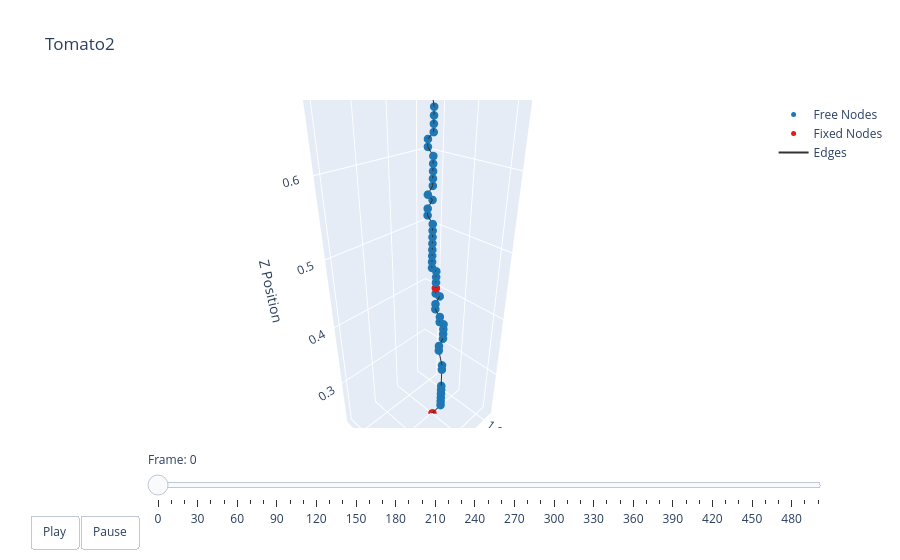

The code cell stored with this chart in its notebook:
### Markdown cell above
### Plotting

### Code cell
t = np.arange(robot.sim_params.total_time, step=robot.sim_params.dt)
options = dismech.AnimationOptions(title='Tomato2', plot_step=10)

fig = dismech.get_interactive_animation_plotly(robot, t, qs , options)
fig.show()

### Figure 1 — Plotly figure (JSON) as saved in the notebook; plotly's stock layout.template omitted (floating-point values rounded to 4 significant figures; data arrays with more than 128 entries replaced by an {"elided": "..."} marker saying what was removed)
{"data": [{"marker": {"color": "#1f78b4", "size": 5}, "mode": "markers", "name": "Free Nodes", "type": "scatter3d", "x": [1.099, 1.099, 1.099, 1.099, 1.1, 1.1, 1.1, 1.1, 1.108, 1.108, 1.1, 1.1, 1.1, 1.1, 1.108, 1.108, 1.108, 1.108, 1.1, 1.108, 1.108, 1.108, 1.108, 1.116, 1.116, 1.116, 1.116, 1.116, 1.116, 1.116, 1.116, 1.116, 1.116, 1.108, 1.116, 1.108, 1.108, 1.108, 1.108, 1.108, 1.108, 1.108, 1.107, 1.107, 1.107, 1.107, 1.115, 1.043, 1.123, 1.043, 1.131, 1.091, 1.051, 1.131, 1.059, 1.083, 1.155, 1.139, 1.139, 1.139, 1.043, 1.051, 1.059, 1.147, 1.035, 1.067, 1.147, 1.139, 1.147, 1.139, 1.187, 1.188, 1.083, 1.091, 1.155, 1.131, 1.171, 1.179, 1.187, 1.179, 1.171, 1.171, 1.203, 1.155, 1.163, 1.163, 1.155, 1.155], "y": [0.01728, 0.01728, 0.01728, 0.01728, 0.01728, 0.01728, 0.01728, 0.01728, 0.01727, 0.01727, 0.01727, 0.01727, 0.01727, 0.01727, 0.01727, 0.01727, 0.009274, 0.009274, 0.009274, 0.009274, 0.009274, 0.009273, 0.009273, 0.009272, 0.009271, 0.00927, 0.009269, 0.009267, 0.009265, 0.009263, 0.00926, 0.001259, 0.001257, 0.001253, 0.00125, 0.001248, 0.001247, 0.001245, 0.001244, 0.001243, -0.006756, -0.006756, 0.001242, 0.001243, 0.001243, 0.001243, 0.001243, 0.01724, 0.009243, 0.01724, -0.01476, 0.009243, 0.01724, 0.01724, 0.01724, 0.01724, 0.01724, 0.02524, 0.03324, -0.03076, 0.02524, 0.02524, 0.03324, -0.03876, 0.03323, 0.04124, -0.07076, -0.05476, -0.04676, -0.03076, -0.00676, 0.00124, 0.05725, 0.06525, -0.07876, -0.05476, -0.05476, -0.04676, -0.03876, -0.01476, -0.006759, 0.001241, -0.04676, -0.01476, -0.006759, 0.01724, 0.02524, 0.03324], "z": [0.2497, 0.2577, 0.2657, 0.2737, 0.2817, 0.2897, 0.3217, 0.3297, 0.3617, 0.3697, 0.3777, 0.3857, 0.3937, 0.4017, 0.4097, 0.4177, 0.4257, 0.4337, 0.4417, 0.4497, 0.4657, 0.4737, 0.4816, 0.4896, 0.4976, 0.5056, 0.5136, 0.5216, 0.5296, 0.5376, 0.5456, 0.5536, 0.5616, 0.5696, 0.5776, 0.5856, 0.5936, 0.6016, 0.6096, 0.6176, 0.6256, 0.6336, 0.6416, 0.6496, 0.6576, 0.6656, 0.6976, 0.6976, 0.7056, 0.7056, 0.7136, 0.7136, 0.7136, 0.7136, 0.7216, 0.7216, 0.7216, 0.7216, 0.7216, 0.7296, 0.7296, 0.7296, 0.7296, 0.7376, 0.7376, 0.7376, 0.7456, 0.7456, 0.7456, 0.7456, 0.7455, 0.7455, 0.7456, 0.7456, 0.7535, 0.7536, 0.7535, 0.7535, 0.7535, 0.7535, 0.7535, 0.7535, 0.7615, 0.7616, 0.7615, 0.7615, 0.7615, 0.7615]}, {"marker": {"color": "#e31a1c", "size": 5}, "mode": "markers", "name": "Fixed Nodes", "type": "scatter3d", "x": [1.099, 1.108], "y": [0.001274, 0.009274], "z": [0.2177, 0.4577]}, {"line": {"color": "#333333", "width": 2}, "mode": "lines", "name": "Edges", "type": "scatter3d", "x": {"elided": "267 float values"}, "y": {"elided": "267 float values"}, "z": {"elided": "267 float values"}}, {"color": "rgba(166, 206, 227, 0.7)", "i": [], "j": [], "k": [], "name": "Faces", "opacity": 0.7, "showscale": false, "type": "mesh3d", "x": [1.099, 1.099, 1.099, 1.099, 1.099, 1.1, 1.1, 1.1, 1.1, 1.108, 1.108, 1.1, 1.1, 1.1, 1.1, 1.108, 1.108, 1.108, 1.108, 1.1, 1.108, 1.108, 1.108, 1.108, 1.108, 1.116, 1.116, 1.116, 1.116, 1.116, 1.116, 1.116, 1.116, 1.116, 1.116, 1.108, 1.116, 1.108, 1.108, 1.108, 1.108, 1.108, 1.108, 1.108, 1.107, 1.107, 1.107, 1.107, 1.115, 1.043, 1.123, 1.043, 1.131, 1.091, 1.051, 1.131, 1.059, 1.083, 1.155, 1.139, 1.139, 1.139, 1.043, 1.051, 1.059, 1.147, 1.035, 1.067, 1.147, 1.139, 1.147, 1.139, 1.187, 1.188, 1.083, 1.091, 1.155, 1.131, 1.171, 1.179, 1.187, 1.179, 1.171, 1.171, 1.203, 1.155, 1.163, 1.163, 1.155, 1.155], "y": [0.001274, 0.01728, 0.01728, 0.01728, 0.01728, 0.01728, 0.01728, 0.01728, 0.01728, 0.01727, 0.01727, 0.01727, 0.01727, 0.01727, 0.01727, 0.01727, 0.01727, 0.009274, 0.009274, 0.009274, 0.009274, 0.009274, 0.009274, 0.009273, 0.009273, 0.009272, 0.009271, 0.00927, 0.009269, 0.009267, 0.009265, 0.009263, 0.00926, 0.001259, 0.001257, 0.001253, 0.00125, 0.001248, 0.001247, 0.001245, 0.001244, 0.001243, -0.006756, -0.006756, 0.001242, 0.001243, 0.001243, 0.001243, 0.001243, 0.01724, 0.009243, 0.01724, -0.01476, 0.009243, 0.01724, 0.01724, 0.01724, 0.01724, 0.01724, 0.02524, 0.03324, -0.03076, 0.02524, 0.02524, 0.03324, -0.03876, 0.03323, 0.04124, -0.07076, -0.05476, -0.04676, -0.03076, -0.00676, 0.00124, 0.05725, 0.06525, -0.07876, -0.05476, -0.05476, -0.04676, -0.03876, -0.01476, -0.006759, 0.001241, -0.04676, -0.01476, -0.006759, 0.01724, 0.02524, 0.03324], "z": [0.2177, 0.2497, 0.2577, 0.2657, 0.2737, 0.2817, 0.2897, 0.3217, 0.3297, 0.3617, 0.3697, 0.3777, 0.3857, 0.3937, 0.4017, 0.4097, 0.4177, 0.4257, 0.4337, 0.4417, 0.4497, 0.4577, 0.4657, 0.4737, 0.4816, 0.4896, 0.4976, 0.5056, 0.5136, 0.5216, 0.5296, 0.5376, 0.5456, 0.5536, 0.5616, 0.5696, 0.5776, 0.5856, 0.5936, 0.6016, 0.6096, 0.6176, 0.6256, 0.6336, 0.6416, 0.6496, 0.6576, 0.6656, 0.6976, 0.6976, 0.7056, 0.7056, 0.7136, 0.7136, 0.7136, 0.7136, 0.7216, 0.7216, 0.7216, 0.7216, 0.7216, 0.7296, 0.7296, 0.7296, 0.7296, 0.7376, 0.7376, 0.7376, 0.7456, 0.7456, 0.7456, 0.7456, 0.7455, 0.7455, 0.7456, 0.7456, 0.7535, 0.7536, 0.7535, 0.7535, 0.7535, 0.7535, 0.7535, 0.7535, 0.7615, 0.7616, 0.7615, 0.7615, 0.7615, 0.7615]}], "layout": {"scene": {"camera": {"eye": {"x": 1.225, "y": 1.225, "z": 1.0}}, "xaxis": {"range": [1.031, 1.208], "title": {"text": "X Position"}}, "yaxis": {"range": [-0.07905, 0.06525], "title": {"text": "Y Position"}}, "zaxis": {"range": [0.2177, 0.7616], "title": {"text": "Z Position"}}}, "sliders": [{"currentvalue": {"prefix": "Frame: "}, "steps": [{"args": [["0"], {"frame": {"duration": 50, "redraw": true}, "mode": "immediate"}], "label": "0", "method": "animate"}, {"args": [["1"], {"frame": {"duration": 50, "redraw": true}, "mode": "immediate"}], "label": "10", "method": "animate"}, {"args": [["2"], {"frame": {"duration": 50, "redraw": true}, "mode": "immediate"}], "label": "20", "method": "animate"}, {"args": [["3"], {"frame": {"duration": 50, "redraw": true}, "mode": "immediate"}], "label": "30", "method": "animate"}, {"args": [["4"], {"frame": {"duration": 50, "redraw": true}, "mode": "immediate"}], "label": "40", "method": "animate"}, {"args": [["5"], {"frame": {"duration": 50, "redraw": true}, "mode": "immediate"}], "label": "50", "method": "animate"}, {"args": [["6"], {"frame": {"duration": 50, "redraw": true}, "mode": "immediate"}], "label": "60", "method": "animate"}, {"args": [["7"], {"frame": {"duration": 50, "redraw": true}, "mode": "immediate"}], "label": "70", "method": "animate"}, {"args": [["8"], {"frame": {"duration": 50, "redraw": true}, "mode": "immediate"}], "label": "80", "method": "animate"}, {"args": [["9"], {"frame": {"duration": 50, "redraw": true}, "mode": "immediate"}], "label": "90", "method": "animate"}, {"args": [["10"], {"frame": {"duration": 50, "redraw": true}, "mode": "immediate"}], "label": "100", "method": "animate"}, {"args": [["11"], {"frame": {"duration": 50, "redraw": true}, "mode": "immediate"}], "label": "110", "method": "animate"}, {"args": [["12"], {"frame": {"duration": 50, "redraw": true}, "mode": "immediate"}], "label": "120", "method": "animate"}, {"args": [["13"], {"frame": {"duration": 50, "redraw": true}, "mode": "immediate"}], "label": "130", "method": "animate"}, {"args": [["14"], {"frame": {"duration": 50, "redraw": true}, "mode": "immediate"}], "label": "140", "method": "animate"}, {"args": [["15"], {"frame": {"duration": 50, "redraw": true}, "mode": "immediate"}], "label": "150", "method": "animate"}, {"args": [["16"], {"frame": {"duration": 50, "redraw": true}, "mode": "immediate"}], "label": "160", "method": "animate"}, {"args": [["17"], {"frame": {"duration": 50, "redraw": true}, "mode": "immediate"}], "label": "170", "method": "animate"}, {"args": [["18"], {"frame": {"duration": 50, "redraw": true}, "mode": "immediate"}], "label": "180", "method": "animate"}, {"args": [["19"], {"frame": {"duration": 50, "redraw": true}, "mode": "immediate"}], "label": "190", "method": "animate"}, {"args": [["20"], {"frame": {"duration": 50, "redraw": true}, "mode": "immediate"}], "label": "200", "method": "animate"}, {"args": [["21"], {"frame": {"duration": 50, "redraw": true}, "mode": "immediate"}], "label": "210", "method": "animate"}, {"args": [["22"], {"frame": {"duration": 50, "redraw": true}, "mode": "immediate"}], "label": "220", "method": "animate"}, {"args": [["23"], {"frame": {"duration": 50, "redraw": true}, "mode": "immediate"}], "label": "230", "method": "animate"}, {"args": [["24"], {"frame": {"duration": 50, "redraw": true}, "mode": "immediate"}], "label": "240", "method": "animate"}, {"args": [["25"], {"frame": {"duration": 50, "redraw": true}, "mode": "immediate"}], "label": "250", "method": "animate"}, {"args": [["26"], {"frame": {"duration": 50, "redraw": true}, "mode": "immediate"}], "label": "260", "method": "animate"}, {"args": [["27"], {"frame": {"duration": 50, "redraw": true}, "mode": "immediate"}], "label": "270", "method": "animate"}, {"args": [["28"], {"frame": {"duration": 50, "redraw": true}, "mode": "immediate"}], "label": "280", "method": "animate"}, {"args": [["29"], {"frame": {"duration": 50, "redraw": true}, "mode": "immediate"}], "label": "290", "method": "animate"}, {"args": [["30"], {"frame": {"duration": 50, "redraw": true}, "mode": "immediate"}], "label": "300", "method": "animate"}, {"args": [["31"], {"frame": {"duration": 50, "redraw": true}, "mode": "immediate"}], "label": "310", "method": "animate"}, {"args": [["32"], {"frame": {"duration": 50, "redraw": true}, "mode": "immediate"}], "label": "320", "method": "animate"}, {"args": [["33"], {"frame": {"duration": 50, "redraw": true}, "mode": "immediate"}], "label": "330", "method": "animate"}, {"args": [["34"], {"frame": {"duration": 50, "redraw": true}, "mode": "immediate"}], "label": "340", "method": "animate"}, {"args": [["35"], {"frame": {"duration": 50, "redraw": true}, "mode": "immediate"}], "label": "350", "method": "animate"}, {"args": [["36"], {"frame": {"duration": 50, "redraw": true}, "mode": "immediate"}], "label": "360", "method": "animate"}, {"args": [["37"], {"frame": {"duration": 50, "redraw": true}, "mode": "immediate"}], "label": "370", "method": "animate"}, {"args": [["38"], {"frame": {"duration": 50, "redraw": true}, "mode": "immediate"}], "label": "380", "method": "animate"}, {"args": [["39"], {"frame": {"duration": 50, "redraw": true}, "mode": "immediate"}], "label": "390", "method": "animate"}, {"args": [["40"], {"frame": {"duration": 50, "redraw": true}, "mode": "immediate"}], "label": "400", "method": "animate"}, {"args": [["41"], {"frame": {"duration": 50, "redraw": true}, "mode": "immediate"}], "label": "410", "method": "animate"}, {"args": [["42"], {"frame": {"duration": 50, "redraw": true}, "mode": "immediate"}], "label": "420", "method": "animate"}, {"args": [["43"], {"frame": {"duration": 50, "redraw": true}, "mode": "immediate"}], "label": "430", "method": "animate"}, {"args": [["44"], {"frame": {"duration": 50, "redraw": true}, "mode": "immediate"}], "label": "440", "method": "animate"}, {"args": [["45"], {"frame": {"duration": 50, "redraw": true}, "mode": "immediate"}], "label": "450", "method": "animate"}, {"args": [["46"], {"frame": {"duration": 50, "redraw": true}, "mode": "immediate"}], "label": "460", "method": "animate"}, {"args": [["47"], {"frame": {"duration": 50, "redraw": true}, "mode": "immediate"}], "label": "470", "method": "animate"}, {"args": [["48"], {"frame": {"duration": 50, "redraw": true}, "mode": "immediate"}], "label": "480", "method": "animate"}, {"args": [["49"], {"frame": {"duration": 50, "redraw": true}, "mode": "immediate"}], "label": "490", "method": "animate"}, {"args": [["50"], {"frame": {"duration": 50, "redraw": true}, "mode": "immediate"}], "label": "499", "method": "animate"}], "transition": {"duration": 0}, "x": 0.1, "y": 0}], "title": {"text": "Tomato2"}, "updatemenus": [{"buttons": [{"args": [null, {"frame": {"duration": 50, "redraw": true}, "fromcurrent": true}], "label": "Play", "method": "animate"}, {"args": [[null], {"frame": {"duration": 0, "redraw": true}, "mode": "immediate"}], "label": "Pause", "method": "animate"}], "direction": "left", "pad": {"r": 10, "t": 87}, "showactive": false, "type": "buttons", "x": 0.1, "xanchor": "right", "y": 0, "yanchor": "top"}]}}
